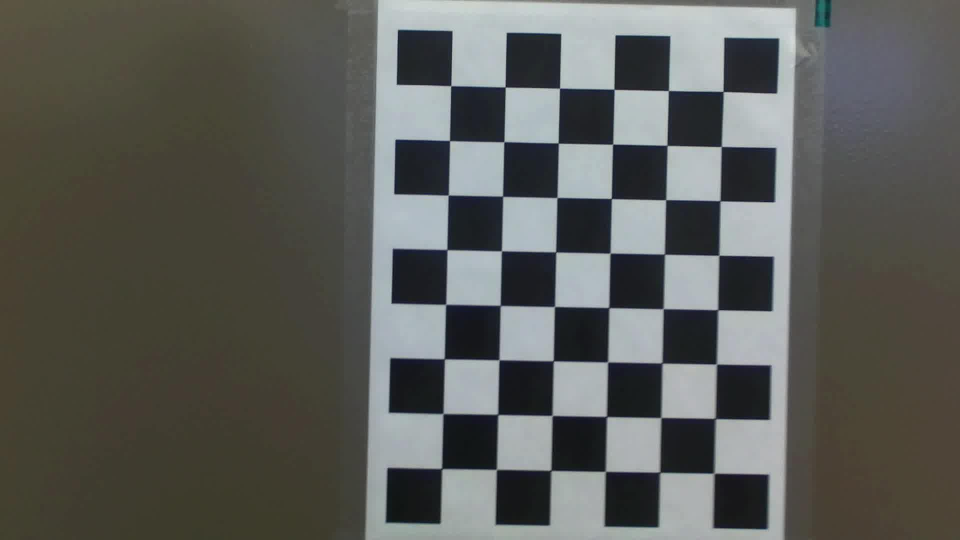
#> input picture Assignment_2/project_2/Inputs/CalibrationImages/left2.jpg, 1920 x 1080 px, found by its file name (shown at 1/2 size)
$ python q2.py
#> lines starting #> are read from the running program, lines starting #| are printed output that depends on the picture; after the words box and inside, x2 and y2 are one past the last pixel; in counts of white or black regions, pixels touching at a corner belong together
import numpy as np
import os
import argparse
import cv2
import matplotlib.pyplot as plt


#[c,r,but] = ginput(10)
c = np.array([902.75, 1226.75, 1445.75, 1439.75, 1432.25, 1102.25, 886.25, 893.75, 1217.75, 1220.75])
r = np.array([170.75, 181.25, 185.75, 514.25, 947.75, 943.25, 938.75, 610.25, 617.75, 506.75])

#points = np.zeros((r.shape[0],3))
points = np.array([[7,5,0], [7,2,0], [7,0,0], [4,0,0], [0,0,0], [0,3,0], [0,5,0], [3,5,0], [3,2,0],[4,2,0]])

for i in range(r.shape[0]):
	img = cv2.imread('left2.jpg');
#> img is the input picture: shape (1080, 1920, 3); mean B, G, R 88.5, 92.6, 91.4
	c_x = int(c[i])
	c_y = int(r[i])
	print(points[i])
	cv2.circle(img, (c_x, c_y), radius=10, color=(0,0,255), thickness=10, lineType=8, shift=0)
#> img: shape (1080, 1920, 3); 0.03% of pixels changed, all inside (x1, y1, x2, y2) = (887, 155, 918, 186)
	img = cv2.resize(img, (600, 300))
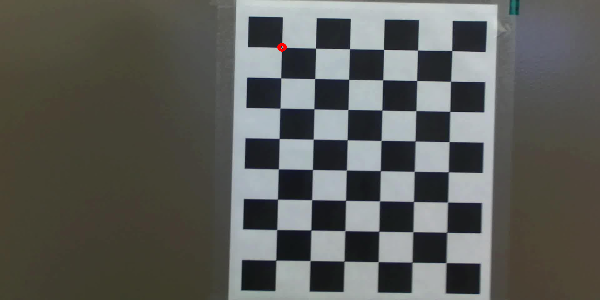
#> img: shape (300, 600, 3); mean B, G, R 88.4, 92.5, 91.5
	cv2.imshow("image", img)

cv2.waitKey(0)
cv2.destroyAllWindows()
